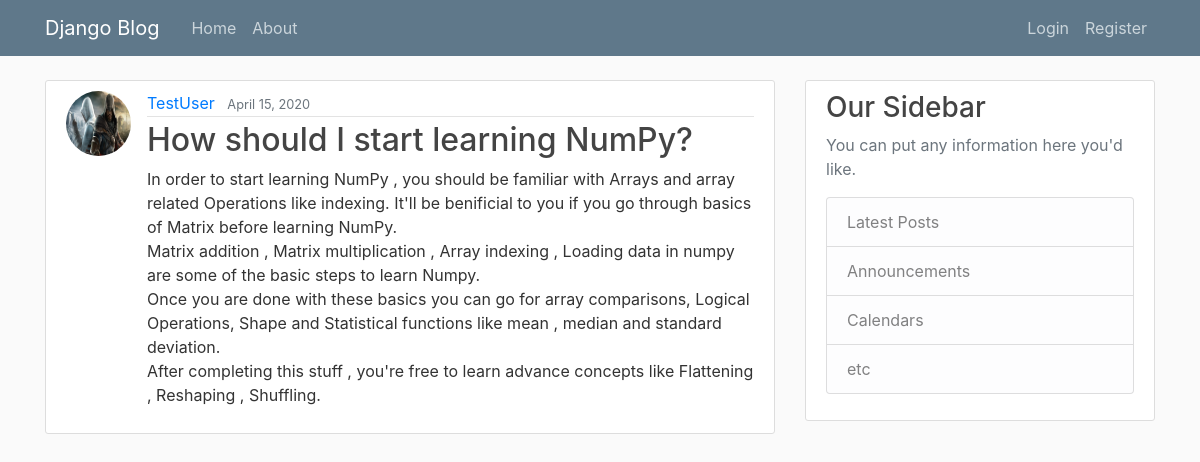
The app's page /post/17/ with its own data.
### blog/models.py (models this page shows, shortened)
class Post(models.Model):
    title = models.CharField(max_length=100)
    content = models.TextField()
    date_posted = models.DateTimeField(default=timezone.now)
    author = models.ForeignKey(User, on_delete=models.CASCADE)

### users/models.py (models this page shows, shortened)
class profile(models.Model):
    user = models.OneToOneField(User, on_delete=models.CASCADE)
    image = models.ImageField(default="default.jpg", upload_to="profile_pics")

### blog/views.py (the view)
# urls.py: path('post/<int:pk>/', PostDetailView.as_view(), name="post-detail"),
class PostDetailView(DetailView):
    model = Post
    template_name = "post_detail.html"

### blog/templates/post_detail.html (shortened to what this page needs)
{% extends "base.html" %}
{% block content %}
<article class="media content-section">
    <img class="rounded-circle article-img" src="{{object.author.profile.image.url}}">
    <div class="media-body">
        <div class="article-metadata">
            <a class="mr-2" href="{% url 'user-post' object.author.username%}">{{ object.author }}</a>
            <small class="text-muted">{{ object.date_posted|date:"F d, Y" }}</small>
        </div>
        <h2 class="article-title">{{ object.title }}</h2>
        <p class="article-content">{{ object.content }}</p>
    </div>
</article>
{% endblock %}

### blog/static/main.css (style rules this page uses)
body { background: #fafafa; color: #333333; margin-top: 5rem; }
h1, h2, h3, h4, h5, h6 { color: #444444; }
.content-section { background: #ffffff; padding: 10px 20px; border: 1px solid #dddddd; border-radius: 3px; margin-bottom: 20px; }
.article-title { color: #444444; }
.article-content { white-space: pre-line; }
.article-img { height: 65px; width: 65px; margin-right: 16px; }
.article-metadata { padding-bottom: 1px; margin-bottom: 4px; border-bottom: 1px solid #e3e3e3 }

### records on screen
Post: author.profile.image (placeholder picture), author "TestUser", date_posted "April 15, 2020", title "How should I start learning NumPy?", content "In order to start learning NumPy , you should be familiar with Arrays and array related Operations like indexing. It'll be benificial to you if you go through basics of Matrix before learning NumPy. Matrix addition , Matrix multiplication , Array indexing , Loading data in numpy are some of the basic steps to learn Numpy. Once you are done with these basics you can go for array comparisons, Logical Operations, Shape and Statistical functions like mean , median and standard deviation. After completing this stuff , you're free to learn advance concepts like Flattening , Reshaping , Shuffling."
